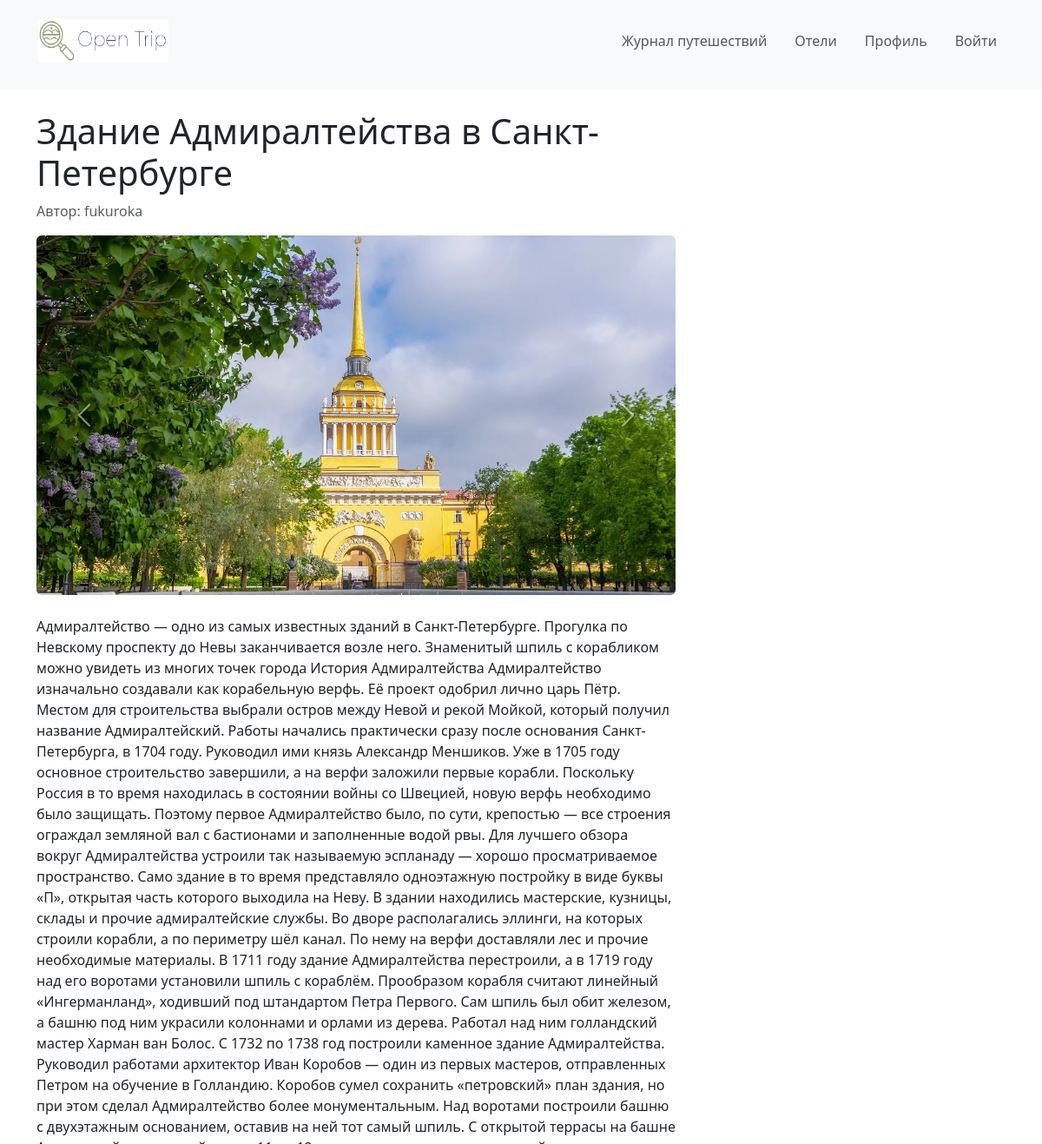
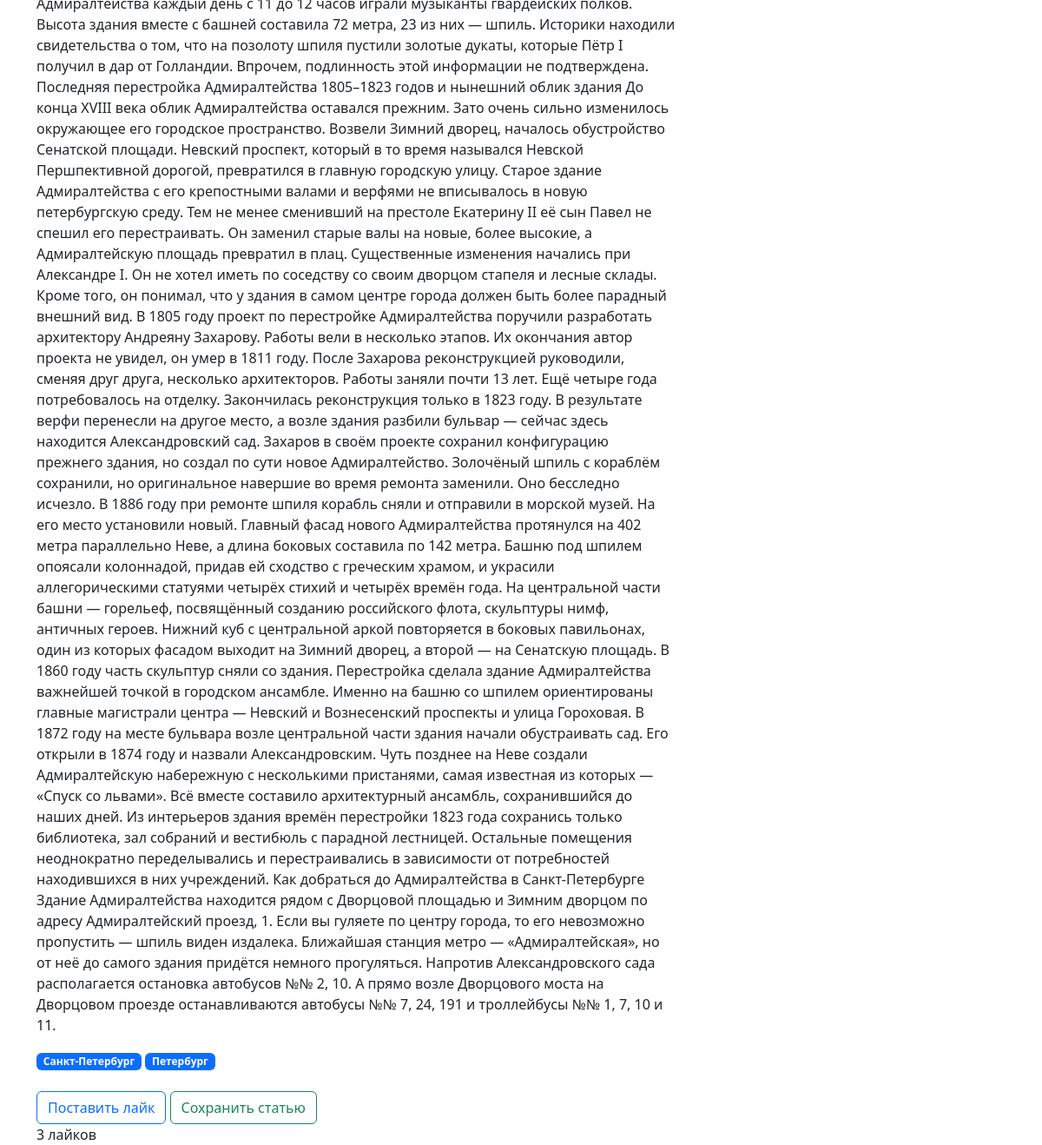
The app's page /journal/article/1/ with its own data (2 pictures, top to bottom).
### travel_journals/models.py (models this page shows, shortened)
class Article(models.Model):
    user = models.ForeignKey(settings.AUTH_USER_MODEL, on_delete=models.CASCADE, related_name='articles', verbose_name='Автор')
    title = models.CharField(max_length=200, verbose_name='Заголовок')
    content = models.TextField(verbose_name='Текст статьи')
    created_at = models.DateTimeField(auto_now_add=True, verbose_name='Дата создания')
    is_public = models.BooleanField(default=True, verbose_name='Публичный')
    category = models.ForeignKey(Category, on_delete=models.SET_NULL, null=True, blank=True, related_name='articles', verbose_name='Категория')
    tags = models.ManyToManyField(Tag, related_name='articles', blank=True, verbose_name='Теги')
    users_like = models.ManyToManyField(settings.AUTH_USER_MODEL, related_name='liked_articles', blank=True, verbose_name='Лайки')
    saved_by = models.ManyToManyField(settings.AUTH_USER_MODEL, blank=True, through="SavedArticle", verbose_name='Сохранено пользователями')
    class Meta:
        verbose_name = 'Статья'
        verbose_name_plural = 'Статьи'
        ordering = ['-created_at']
    def total_likes(self):
        return self.users_like.count()

class ArticleImage(models.Model):
    article = models.ForeignKey(Article, on_delete=models.CASCADE, related_name='article_images', verbose_name='Статья')
    image = models.ImageField(upload_to='article_images/', verbose_name='Изображение')
    class Meta:
        verbose_name = 'Изображение статьи'
        verbose_name_plural = 'Изображения статьи'

class Tag(models.Model):
    name = models.CharField(max_length=100, unique=True, verbose_name='Название тега')
    class Meta:
        verbose_name = 'Тег'
        verbose_name_plural = 'Теги'

### users/models.py (models this page shows, shortened)
class User(AbstractUser):
    USER_TYPE_CHOICES = (
        ('customer', 'Обычный пользователь'),
        ('hotel', 'Отель'),
    )
    user_type = models.CharField(
        max_length=20,
        choices=USER_TYPE_CHOICES,
        default='customer',
        verbose_name='Тип пользователя'
    )
    class Meta:
        verbose_name = 'Пользователь'
        verbose_name_plural = 'Пользователи'

### travel_journals/views.py (the view, shortened to what this page needs)
# urls.py: path('article/<int:pk>/', ArticleDetailView.as_view(), name='article_detail'),
class ArticleDetailView(DetailView):
    model = Article
    template_name = 'travel_journals/article_detail.html'
    context_object_name = 'article'

### travel_journals/templates/travel_journals/article_detail.html (shortened to what this page needs)
{% extends "base.html" %}
{% load static %}
{% block body %}
<div class="container mt-4">
    <div class="row">
        <div class="col-md-8">
            <h1>{{ article.title }}</h1>
            <p class="text-muted">Автор: {{ article.user.username }}</p>
            <div id="articleImageSlider" class="carousel slide mb-4" data-bs-ride="carousel">
                <div class="carousel-inner">
                    {% for image in article.article_images.all %}
                    <div class="carousel-item {% if forloop.first %}active{% endif %}">
                        <img src="{{ image.image.url }}" class="d-block w-100 rounded" alt="Image for {{ article.title }}">
                    </div>
                    {% endfor %}
                </div>
                <button class="carousel-control-prev" type="button" data-bs-target="#articleImageSlider" data-bs-slide="prev">
                    <span class="carousel-control-prev-icon" aria-hidden="true"></span>
                </button>
                <button class="carousel-control-next" type="button" data-bs-target="#articleImageSlider" data-bs-slide="next">
                    <span class="carousel-control-next-icon" aria-hidden="true"></span>
                </button>
            </div>
            <div class="article-content">
                <p>{{ article.content }}</p>
            </div>
            <div class="mt-3">
                {% for tag in article.tags.all %}
                <span class="badge bg-primary">{{ tag.name }}</span>
                {% endfor %}
            </div>
            <div class="mt-4">
                 <form method="POST">
                    <button type="submit" name="like_article" class="btn btn-outline-primary">
                        {% if user in article.users_like.all %}
                            Убрать лайк
                        {% else %}
                            Поставить лайк
                        {% endif %}
                    </button>
                    <button type="submit" name="save_article" class="btn btn-outline-success">
                        {% if user in article.saved_by.all %}
                            Удалить из сохраненных
                        {% else %}
                            Сохранить статью
                        {% endif %}
                    </button>
                </form>
                <span>{{ article.total_likes }} лайков</span>
            </div>
        </div>
    </div>
</div>
{% endblock %}

### bookings/templates/base.html (style rules this page uses)
body { margin: 0; padding: 0; }

### records on screen
Article: title "Здание Адмиралтейства в Санкт-Петербурге", user.username "fukuroka", content "Адмиралтейство — одно из самых известных зданий в Санкт-Петербурге. Прогулка по Невскому проспекту до Невы заканчивается возле него. Знаменитый шпиль с корабликом можно увидеть из многих точек города История Адмиралтейства Адмиралтейство изначально создавали как корабельную верфь. Её проект одобрил лично царь Пётр. Местом для строительства выбрали остров между Невой и рекой Мойкой, который получил название Адмиралтейский. Работы начались практически сразу после основания Санкт-Петербурга, в 1704 году. Руководил ими князь Александр Меншиков. Уже в 1705 году основное строительство завершили, а на верфи заложили первые корабли. Поскольку Россия в то время находилась в состоянии войны со…", total_likes "3"
ArticleImage: image (picture)
Tag: name "Санкт-Петербург"
Tag: name "Петербург"
